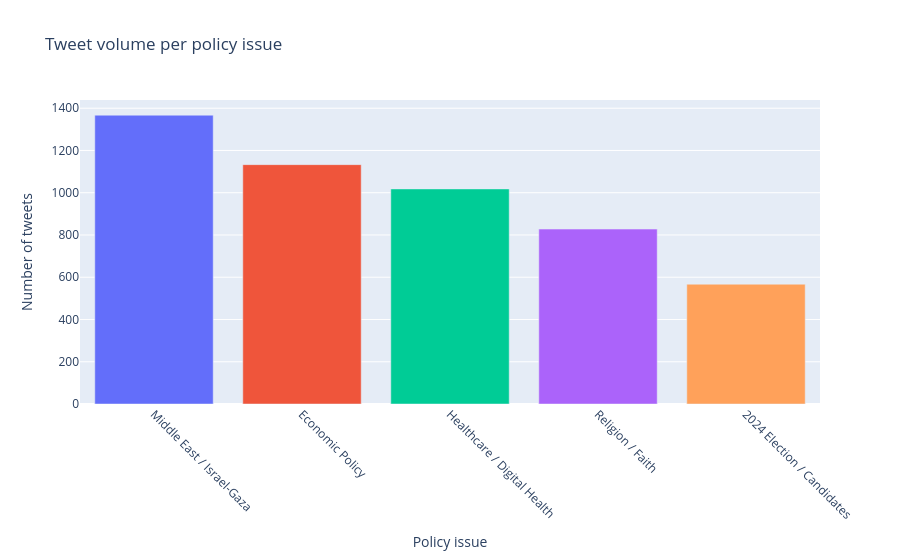

The notebook cell saved with this chart:
### Code cell
topic_counts = df_viz["topic_name_custom"].value_counts().reset_index()
topic_counts.columns = ["topic", "count"]

fig = px.bar(
    topic_counts,
    x="topic",
    y="count",
    title="Tweet volume per policy issue",
    labels={"topic": "Policy issue", "count": "Number of tweets"},
    color="topic"
)
fig.update_layout(xaxis_tickangle=45, showlegend=False)
fig.show()

### Figure 1 — Plotly figure (JSON) as saved in the notebook; plotly's stock layout.template omitted (floating-point values rounded to 4 significant figures)
{"data": [{"alignmentgroup": "True", "hovertemplate": "Policy issue=%{x}<br>Number of tweets=%{y}<extra></extra>", "legendgroup": "Middle East / Israel-Gaza", "marker": {"color": "#636efa", "pattern": {"shape": ""}}, "name": "Middle East / Israel-Gaza", "offsetgroup": "Middle East / Israel-Gaza", "orientation": "v", "showlegend": true, "textposition": "auto", "type": "bar", "x": ["Middle East / Israel-Gaza"], "xaxis": "x", "y": [1367], "yaxis": "y"}, {"alignmentgroup": "True", "hovertemplate": "Policy issue=%{x}<br>Number of tweets=%{y}<extra></extra>", "legendgroup": "Economic Policy", "marker": {"color": "#EF553B", "pattern": {"shape": ""}}, "name": "Economic Policy", "offsetgroup": "Economic Policy", "orientation": "v", "showlegend": true, "textposition": "auto", "type": "bar", "x": ["Economic Policy"], "xaxis": "x", "y": [1133], "yaxis": "y"}, {"alignmentgroup": "True", "hovertemplate": "Policy issue=%{x}<br>Number of tweets=%{y}<extra></extra>", "legendgroup": "Healthcare / Digital Health", "marker": {"color": "#00cc96", "pattern": {"shape": ""}}, "name": "Healthcare / Digital Health", "offsetgroup": "Healthcare / Digital Health", "orientation": "v", "showlegend": true, "textposition": "auto", "type": "bar", "x": ["Healthcare / Digital Health"], "xaxis": "x", "y": [1018], "yaxis": "y"}, {"alignmentgroup": "True", "hovertemplate": "Policy issue=%{x}<br>Number of tweets=%{y}<extra></extra>", "legendgroup": "Religion / Faith", "marker": {"color": "#ab63fa", "pattern": {"shape": ""}}, "name": "Religion / Faith", "offsetgroup": "Religion / Faith", "orientation": "v", "showlegend": true, "textposition": "auto", "type": "bar", "x": ["Religion / Faith"], "xaxis": "x", "y": [828], "yaxis": "y"}, {"alignmentgroup": "True", "hovertemplate": "Policy issue=%{x}<br>Number of tweets=%{y}<extra></extra>", "legendgroup": "2024 Election / Candidates", "marker": {"color": "#FFA15A", "pattern": {"shape": ""}}, "name": "2024 Election / Candidates", "offsetgroup": "2024 Election / Candidates", "orientation": "v", "showlegend": true, "textposition": "auto", "type": "bar", "x": ["2024 Election / Candidates"], "xaxis": "x", "y": [567], "yaxis": "y"}], "layout": {"barmode": "relative", "legend": {"title": {"text": "Policy issue"}, "tracegroupgap": 0}, "showlegend": false, "title": {"text": "Tweet volume per policy issue"}, "xaxis": {"anchor": "y", "categoryarray": ["Middle East / Israel-Gaza", "Economic Policy", "Healthcare / Digital Health", "Religion / Faith", "2024 Election / Candidates"], "categoryorder": "array", "domain": [0, 1], "tickangle": 45, "title": {"text": "Policy issue"}}, "yaxis": {"anchor": "x", "domain": [0, 1], "title": {"text": "Number of tweets"}}}}
